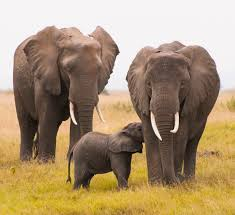
#> input picture backend/storage/raw/run_2_stn_5_0_5.jpeg, 235 x 215 px
$ python -i blank_detector.py   (imports and definitions only)
#> lines starting #> are read from the running program, lines starting #| are printed output that depends on the picture
import os
from PIL import Image as PILImage, ImageStat

class BlankDetector:
    """
    Intelligent Blank/No-Subject Camera Trap Image Classifier.
    Analyzes true pixel dynamics, color entropy, and structural contrast.
    Only genuinely unexposed, pitch black, or featureless empty frames are quarantined.
    """
    def __init__(self, mode: str = "production"):
        self.mode = mode

    def classify_image(self, image_path: str) -> dict:
        """
        Returns:
            {
                "is_blank": bool,
                "confidence": float,
                "classification": "BLANK" | "SUBJECT_PRESENT" | "UNCERTAIN",
                "suggested_action": "QUARANTINE" | "RETAIN" | "REVIEW"
            }
        """
#> called with image_path = '../../storage/raw/run_2_stn_5_0_5.jpeg'
        if not os.path.exists(image_path):
            return {
                "is_blank": False,
                "confidence": 0.85,
                "classification": "SUBJECT_PRESENT",
                "suggested_action": "RETAIN"
            }

        try:
            with PILImage.open(image_path) as img:
                # Resize for fast, accurate histogram & variance stats
#> img is the input picture: PIL image 235x215 RGB; mean R, G, B 170, 147.4, 115.4
                thumb = img.convert('RGB').resize((128, 128))
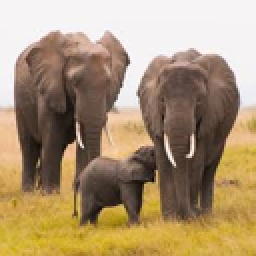
#> thumb: PIL image 128x128 RGB (shown 2 times larger); mean R, G, B 170, 147.4, 115.4
                gray = thumb.convert('L')
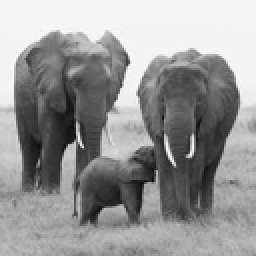
#> gray: PIL image 128x128 L (shown 2 times larger); min 10, max 252, mean 150.5
                stat = ImageStat.Stat(gray)
                stddev = stat.stddev[0] if stat.stddev else 25.0
#> stddev = 67.34
                mean_val = stat.mean[0] if stat.mean else 128.0
#> mean_val = 150.5

                # Check if image is completely solid color / pitch dark / blown out white
                is_solid_black = mean_val < 5.0 and stddev < 4.0
#> is_solid_black = False
                is_solid_white = mean_val > 250.0 and stddev < 4.0
#> is_solid_white = False
                is_flat_empty = stddev < 7.0
#> is_flat_empty = False

                if is_solid_black or is_solid_white or is_flat_empty:
                    return {
                        "is_blank": True,
                        "confidence": 0.95,
                        "classification": "BLANK",
                        "suggested_action": "QUARANTINE"
                    }
                elif stddev < 11.0:
                    return {
                        "is_blank": False,
                        "confidence": 0.70,
                        "classification": "UNCERTAIN",
                        "suggested_action": "REVIEW"
                    }
                else:
                    return {
                        "is_blank": False,
                        "confidence": 0.96,
                        "classification": "SUBJECT_PRESENT",
                        "suggested_action": "RETAIN"
                    }
        except Exception as e:
            # Safe fallback: retain for human review rather than accidentally dropping
            return {
                "is_blank": False,
                "confidence": 0.80,
                "classification": "SUBJECT_PRESENT",
                "suggested_action": "RETAIN"
            }

>>> result = BlankDetector().classify_image('../../storage/raw/run_2_stn_5_0_5.jpeg')

$ run again, on backend/storage/raw/run_3_stn_5_0_3.jpeg
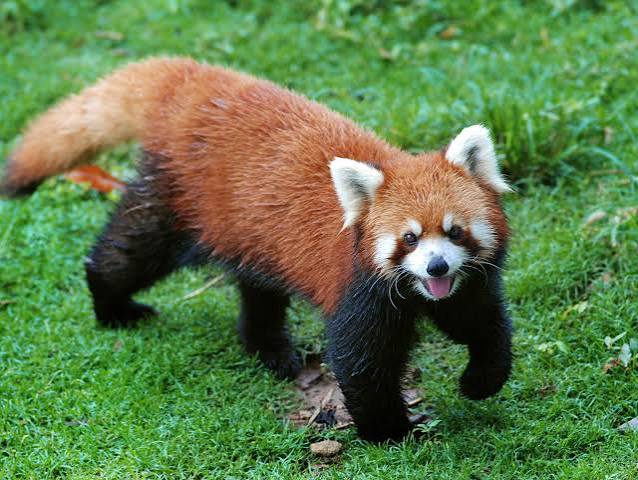
#> input picture backend/storage/raw/run_3_stn_5_0_3.jpeg, 638 x 480 px
#> in classify_image, img is the input picture: PIL image 638x480 RGB; mean R, G, B 94.5, 124.2, 74.6
#> in classify_image, `thumb = img.convert('RGB').resize((128, 128))`:
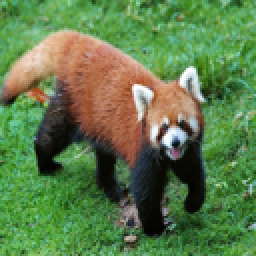
#> thumb: PIL image 128x128 RGB (shown 2 times larger); mean R, G, B 94.5, 124.2, 74.6
#> in classify_image, `gray = thumb.convert('L')`:
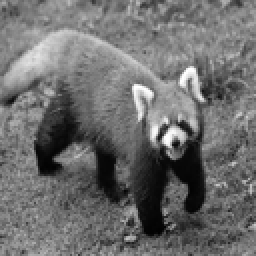
#> gray: PIL image 128x128 L (shown 2 times larger); min 1, max 255, mean 109.7
#> stddev = 44.97
#> mean_val = 109.7
#> is_solid_black = False
